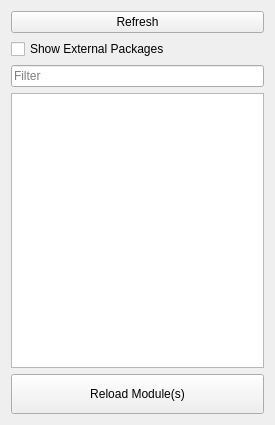
<?xml version="1.0" encoding="UTF-8"?>
<ui version="4.0">
 <class>ModuleReloaderWidget</class>
 <widget class="QWidget" name="ModuleReloaderWidget">
  <property name="geometry">
   <rect>
    <x>0</x>
    <y>0</y>
    <width>275</width>
    <height>425</height>
   </rect>
  </property>
  <property name="windowTitle">
   <string>Module Reloader</string>
  </property>
  <layout class="QVBoxLayout" name="moduleReloaderWidgetLayout">
   <item>
    <widget class="QPushButton" name="refreshButton">
     <property name="toolTip">
      <string>Updates the list of modules available to reload.</string>
     </property>
     <property name="text">
      <string>Refresh</string>
     </property>
    </widget>
   </item>
   <item>
    <widget class="QCheckBox" name="showExternalCheckBox">
     <property name="toolTip">
      <string>Turn on to show modules that come from external Rez packages or that are not part of Rez's system (e.g.: DCC and system modules).</string>
     </property>
     <property name="text">
      <string>Show External Packages</string>
     </property>
    </widget>
   </item>
   <item>
    <widget class="QLineEdit" name="filterPatternLineEdit">
     <property name="toolTip">
      <string>Limits the modules shown below, with support for *, ?, and [...].</string>
     </property>
     <property name="text">
      <string/>
     </property>
     <property name="placeholderText">
      <string>Filter</string>
     </property>
    </widget>
   </item>
   <item>
    <widget class="QListView" name="moduleList">
     <property name="contextMenuPolicy">
      <enum>Qt::CustomContextMenu</enum>
     </property>
     <property name="toolTip">
      <string>Select the modules you would like to reload. Select a selected item to deselect it. Right-click for more options.</string>
     </property>
     <property name="selectionMode">
      <enum>QAbstractItemView::MultiSelection</enum>
     </property>
    </widget>
   </item>
   <item>
    <widget class="QPushButton" name="reloadButton">
     <property name="minimumSize">
      <size>
       <width>0</width>
       <height>40</height>
      </size>
     </property>
     <property name="toolTip">
      <string>Reloads the selected module(s), not including the modules that have been filtered out.</string>
     </property>
     <property name="text">
      <string>Reload Module(s)</string>
     </property>
    </widget>
   </item>
  </layout>
 </widget>
 <resources/>
 <connections>
  <connection>
   <sender>refreshButton</sender>
   <signal>clicked()</signal>
   <receiver>ModuleReloaderWidget</receiver>
   <slot>refresh()</slot>
   <hints>
    <hint type="sourcelabel">
     <x>102</x>
     <y>21</y>
    </hint>
    <hint type="destinationlabel">
     <x>102</x>
     <y>159</y>
    </hint>
   </hints>
  </connection>
  <connection>
   <sender>reloadButton</sender>
   <signal>clicked()</signal>
   <receiver>ModuleReloaderWidget</receiver>
   <slot>reload()</slot>
   <hints>
    <hint type="sourcelabel">
     <x>102</x>
     <y>290</y>
    </hint>
    <hint type="destinationlabel">
     <x>102</x>
     <y>159</y>
    </hint>
   </hints>
  </connection>
  <connection>
   <sender>filterPatternLineEdit</sender>
   <signal>textChanged(QString)</signal>
   <receiver>ModuleReloaderWidget</receiver>
   <slot>filterPatternChanged(QString)</slot>
   <hints>
    <hint type="sourcelabel">
     <x>102</x>
     <y>83</y>
    </hint>
    <hint type="destinationlabel">
     <x>102</x>
     <y>159</y>
    </hint>
   </hints>
  </connection>
  <connection>
   <sender>showExternalCheckBox</sender>
   <signal>stateChanged(int)</signal>
   <receiver>ModuleReloaderWidget</receiver>
   <slot>showExternalPackages(int)</slot>
   <hints>
    <hint type="sourcelabel">
     <x>102</x>
     <y>51</y>
    </hint>
    <hint type="destinationlabel">
     <x>102</x>
     <y>159</y>
    </hint>
   </hints>
  </connection>
  <connection>
   <sender>moduleList</sender>
   <signal>customContextMenuRequested(QPoint)</signal>
   <receiver>ModuleReloaderWidget</receiver>
   <slot>showModuleListContextMenu(QPoint)</slot>
   <hints>
    <hint type="sourcelabel">
     <x>102</x>
     <y>182</y>
    </hint>
    <hint type="destinationlabel">
     <x>102</x>
     <y>159</y>
    </hint>
   </hints>
  </connection>
 </connections>
 <slots>
  <slot>refresh()</slot>
  <slot>reload()</slot>
  <slot>filterPatternChanged(QString)</slot>
  <slot>showExternalPackages(int)</slot>
  <slot>showModuleListContextMenu(QPoint)</slot>
  <slot>toggleUnselectedVisibility()</slot>
 </slots>
</ui>
